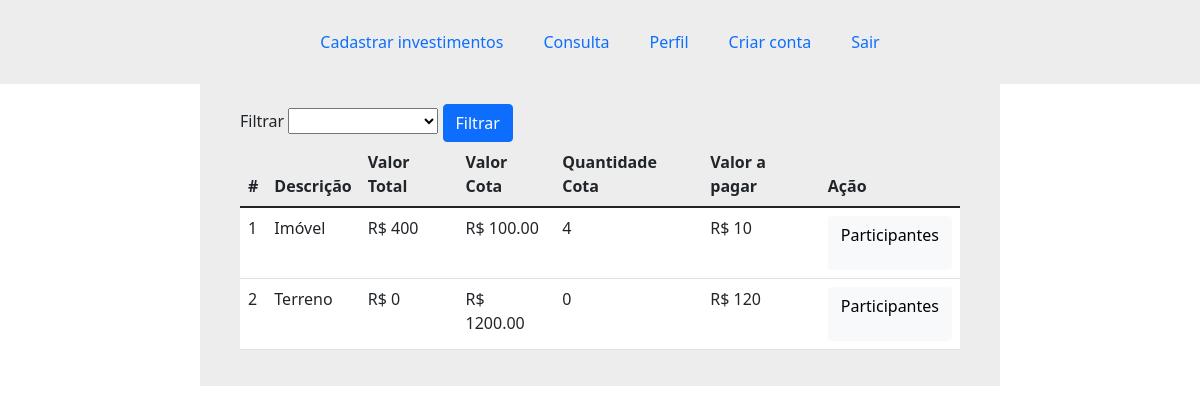
The app's page /Pages/investimentos.php (signed in), older data.
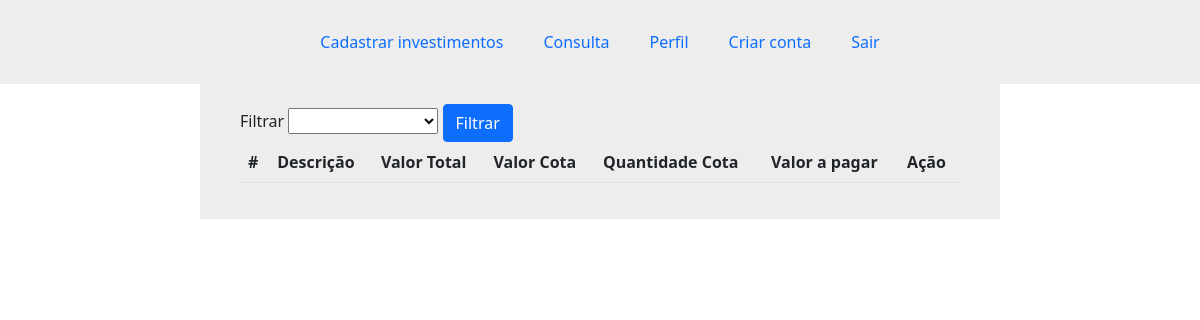
The same page, newer data.
### tables this page shows
CREATE TABLE `investimentos` (
  `id` int(11) NOT NULL,
  `descricao` varchar(100) NOT NULL,
  `valor_cota` decimal(6,2) NOT NULL,
  `percentual` double NOT NULL,
  `valor_pagar` decimal(6,2) NOT NULL,
  `id_admin` int(1) NOT NULL,
  `qtd_cota` int(11) NOT NULL
);

### Classes/Investimento.php (called while the page is built, shortened)
<?php
class Investimento{
    public function listarInvestimentosAdmin($id, $filtro){
        global $pdo;
        $order = "ASC";
        $sql = $pdo->prepare("SELECT * FROM investimentos WHERE id_admin = :id ORDER BY " .$filtro ." " .$order);
        $sql->bindValue(":id", $id);
        $sql->execute();
        $dados = [];
        if($sql->rowCount() > 0){
            $dados = $sql->fetchAll();
        }
        return $dados;
    }
}

### Pages/investimentos.php (the view, shortened to what this page needs)
<?php require('../partials/header.php');
require '../Classes/Investimento.php';
$investimento = new Investimento();
if (isset($_GET['ja-participante']) && !empty($_GET['ja-participante'])){
    $ja_participante = addslashes($_GET['ja-participante']);
}else{
    $ja_participante = "0";
}
if (isset($_GET['nao-participante']) && !empty($_GET['nao-participante'])){
    $nao_participante = addslashes($_GET['nao-participante']);
}else{
    $nao_participante = "0";
}
if (isset($_GET['ordem']) && !empty($_GET['ordem'])){
    $filtro = addslashes($_GET['ordem']);
}else{
    $filtro = "id";
}
if (!isset($_GET['ordem'])){
    $nao_participante = "on";
    $ja_participante = "on";
}
$dados = [];
if($_SESSION['cAdmin'] == 1){
    $dados = $investimento->listarInvestimentosAdmin($_SESSION['cLogin'], $filtro);
}else{
    $dados = $investimento->listarInvestimentos($_SESSION['cLogin'], $filtro, $ja_participante, $nao_participante);
}
?>
<div class="container max-width-800">
    <form method="GET">
    <label for="filtro">Filtrar</label>
        <select name="ordem">
            <option value=""></option>
            <option value="descricao" <?= ($filtro == 'descricao') ? 'selected' : '' ?>>Por descrição</option>
        </select>
        <input type="submit" class="btn btn-primary" value="Filtrar" />
    </form>
    <table class="table">
        <thead>
            <tr>
                <th scope="col">#</th>
                <th scope="col">Descrição</th>
                <th scope="col">Valor Total</th>
                <th scope="col">Valor Cota</th>
                <th scope="col">Quantidade Cota</th>
                <th scope="col">Valor a pagar</th>
                <th scope="col">Ação</th>
            </tr>
        </thead>
        <tbody>
        <?php for($x = 0;$x < count($dados);$x++): ?>
            <tr class="tabela">
                <td><?= $x + 1; ?></td>
                <td><?= $dados[$x]['descricao'] ?></td>
                <td>R$ <?= $dados[$x]['valor_cota'] * $dados[$x]['qtd_cota'] ?></td>
                <td>R$ <?= $dados[$x]['valor_cota'] ?></td>
                <td><?= $dados[$x]['qtd_cota'] ?></td>
                <td>R$ <?= $dados[$x]['valor_cota'] * ($dados[$x]['percentual'] / 100) ?></td>
                <td>
                    <?php if ($_SESSION['cAdmin'] == 1): ?>
                        <button class="btn btn-light border-1" onclick="mostrarModal(<?= $dados[$x]['id'] ?>)" >
                        <p>Participantes</p>
                        </button>
                        <?php endif; ?>
                </td>
            </tr>
        <?php endfor; ?>
        </tbody>
    </table>
</div>
<?php require('../partials/footer.php'); ?>

### Partials/header.php (shortened to what this page needs)
<!DOCTYPE html>
<html lang="en">
<head>
    <link href="https://cdn.jsdelivr.net/npm/bootstrap@5.1.3/dist/css/bootstrap.min.css" rel="stylesheet">
    <link rel="stylesheet" href="../assets/css/style.css">
</head>
<body >
    <div class="fundo-header">
        <div class="container header">
            <ul>
                <?php if(isset($_SESSION['cAdmin']) && $_SESSION['cAdmin'] == 1): ?>
                    <a href="../Pages/cadastro_investimentos.php"><li>Cadastrar investimentos</li></a>
                <?php endif; ?>
                <a href="../Pages/investimentos.php"><li>Consulta</li></a>
                <a href="../Pages/perfil.php"><li>Perfil</li></a>
                <a href="../Pages/cadastro.php"><li>Criar conta</li></a>
                <a href="../sair.php"><li>Sair</li></a>
            </ul>
        </div>
    </div>

### Partials/footer.php (shortened to what this page needs)
</body>

### assets/css/style.css (style rules this page uses)
.header { max-height: 100px; }
.fundo-header { background-color:#EDEDED; }
.header ul { margin:0px; background-color:#EDEDED; list-style:none; display: flex; justify-content: center; padding: 10px; }
ul li { padding: 20px; }
a:link { text-decoration: none; }
.max-width-800 { padding: 20px 40px; background-color:#EDEDED; max-width: 800px; }
.tabela td { background-color:#FFF; }

Row changes from the older to the newer data that the page shows:
removed investimentos: descricao "Imóvel", $dados[$x]['valor_cota'] * $dados[$x]['qtd_cota'] "400", valor_cota "100.00", qtd_cota "4", $dados[$x]['valor_cota']*($dados[$x]['percentual']/100) "10"
removed investimentos: descricao "Terreno", $dados[$x]['valor_cota']*$dados[$x]['qtd_cota'] "0", valor_cota "1200.00", qtd_cota "0", $dados[$x]['valor_cota'] * ($dados[$x]['percentual'] / 100) "120"
